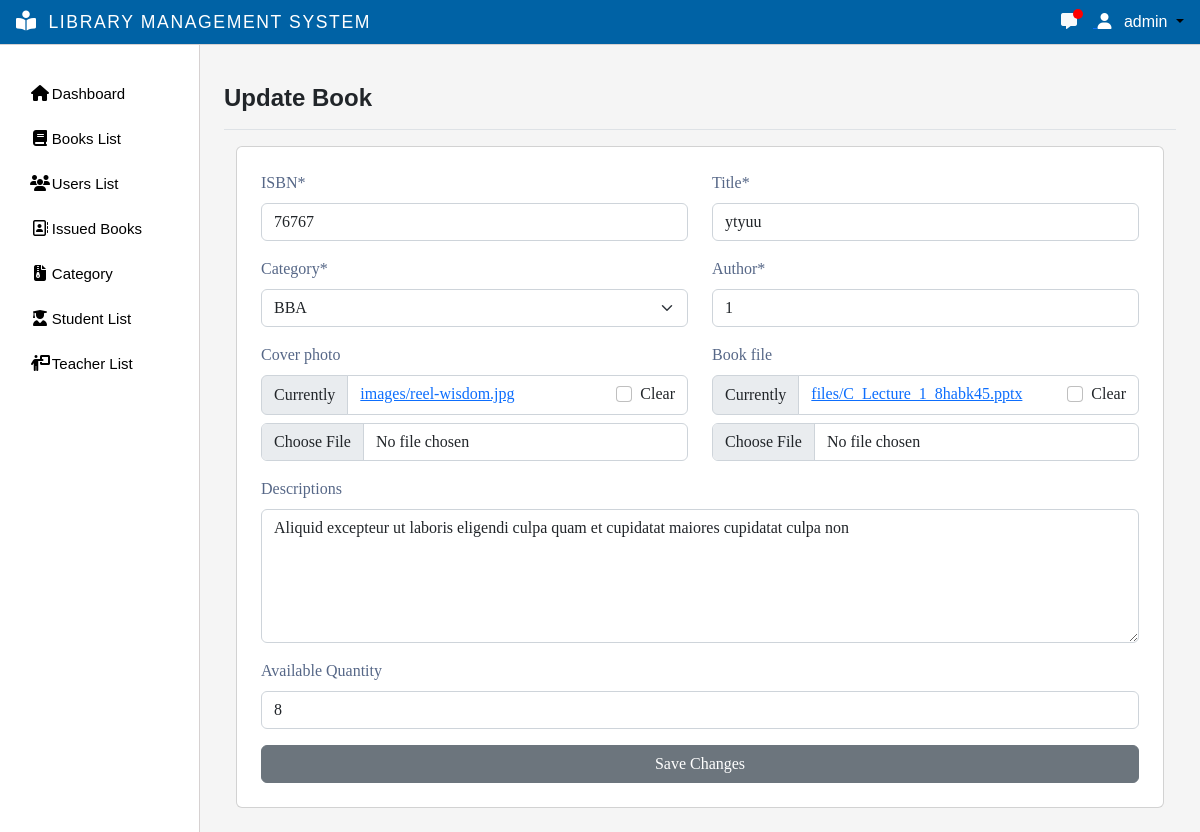
The app's page /update-book/3/ (signed in) with its own data.
### myapp/models.py (models this page shows, shortened)
class CustomUser(AbstractUser):
    email = models.EmailField(max_length=255, unique=True)
    username = models.CharField(max_length=50, unique=True)
    first_name = models.CharField(null=True, blank=True, max_length=100)
    father_name= models.CharField(null=True, blank=True, max_length=100)
    last_name = models.CharField(null=True, blank=True, max_length=100)
    phone_number = models.CharField(max_length=16)
    user_id = models.CharField(max_length=50,null=True,blank=True)
    group = models.ForeignKey(Group, on_delete=models.CASCADE, default=2)
    gender = models.CharField(max_length=1,null=True,blank=True)
    USERNAME_FIELD = 'email'
    EMAIL_FIELD = 'email'
    REQUIRED_FIELDS = []
    objects = CutomUserManager()

class Books(models.Model):
    isbn_number = models.CharField(max_length=20,null=True,blank=True)
    title = models.CharField(max_length=20)
    book_descriptions = models.TextField(max_length=1000, null=True, blank=True)
    category = models.ForeignKey(Category, on_delete=models.CASCADE)
    available_quantity = models.IntegerField(default=0)
    cover_photo = models.ImageField(
        upload_to='images/', null=True, blank=True,  default='images/default.jpg')
    issue_date = models.DateField(auto_now_add=True)
    book_file = models.FileField(upload_to="files/",null=True,blank=True)
    author = models.CharField(max_length=255, null=True)
    class Meta:
        ordering = ['issue_date']

### myapp/decorators.py (the view)
        def wrapper_func(request, *args, **kwargs):
            group = None
            if request.user.group:
                group = request.user.group.name
            if group in allowed_roles:
                return view_func(request, *args, **kwargs)
            else:
                return HttpResponse('Your are not authorized to view this page!')

### myapp/forms.py
class BookForm(ModelForm):
    isbn_number = forms.CharField(
        label = 'ISBN',min_length = 0, max_length = 10,
        validators=[RegexValidator(r'^[0-9]+$',message="only number is allowed!")],
        widget = forms.TextInput(attrs={'placeholder':'isbn number'})
    )
    title = forms.CharField(
        label = 'Title',min_length = 4, max_length = 20,
        validators=[RegexValidator(message="put the book title here!")],
        widget = forms.TextInput(attrs={'placeholder':'book title'})
    )
    available_quantity = forms.CharField(
        label = 'Available Quantity',min_length = 0, max_length = 100,
        required=False,
        validators=[RegexValidator(message="Only number is allowed!")],
        widget = forms.TextInput(attrs={'type':'number'})
    )
    book_descriptions = forms.CharField(
        label = 'Descriptions',min_length = 0, max_length = 1000,
        required=False,
        validators=[RegexValidator(message="descriptions about book!")],
        widget = forms.Textarea(attrs={'placeholder':'Put some informations about book','rows':5})
    )
    class Meta:
        model = Books
        fields = '__all__'

### myapp/models.py (called while the page is built)
    def __str__(self):
        return self.name

### myapp/views.py (called while the page is built)
@allowed_users(allowed_roles=['admin'])
@login_required(login_url='login-page')
def Update_book(request, id):
    if request.method == 'POST':
        book = Books.objects.get(pk=id)
        form = BookForm(request.POST, request.FILES, instance=book)
        if form.is_valid():
            form.save()
            messages.success(request,'Successfully Updated!')
            return redirect('books-management')
    else:
        book = Books.objects.get(pk=id)
        form = BookForm(instance=book)
    context = {'form': form}
    return render(request, 'update_book.html', context)

### myapp/templates/update_book.html (shortened to what this page needs)
{% extends 'main.html' %}
{% load crispy_forms_tags %}
{% block title %}Update Book{% endblock title %}
{% block content %}
<div class="container">
    <div class="row">
        <div class="col col-12">
            <div class="card">
                <div class="card-body p-4">
                    <form action="" method="POST" enctype="multipart/form-data">
                        <div class="row">
                            <div class="col-md-6 ">{{form.isbn_number  | as_crispy_field}}</div>
                            <div class="col-md-6">{{form.title | as_crispy_field}}</div>
                            <div class="col-md-6">{{form.category | as_crispy_field}}</div>
                            <div class="col-md-6">{{form.author | as_crispy_field}}</div>
                            <div class="col-md-6">{{form.cover_photo | as_crispy_field}}</div>
                            <div class="col-md-6">{{form.book_file | as_crispy_field}}</div>
                            <div class="col-md-12">{{form.book_descriptions | as_crispy_field}} </div>
                            <div class="col-md-12">{{form.available_quantity | as_crispy_field}}</div>
                        </div>
                        <input type="submit" value="Save Changes" class="btn btn-secondary w-100 border-none">
                    </form>
                </div>
            </div>
        </div>
    </div>
</div>
<br>
{% endblock %}

### templates/navbar.html (shortened to what this page needs)
{% load static %}
{% load custom_tags %}
if {% if request.resolver_match.url_name == 'index' %}
<nav class="navbar navbar-expand-lg backgroundcolor fixed-top bg-light">
  <div class="container">
    <a href="{% url 'index' %}"><img src="{% static 'images/en.png' %}" class="w-48" alt=""></a>
    <button class="navbar-toggler" type="button" data-bs-toggle="collapse" data-bs-target="#navbarNav" aria-controls="navbarNav" aria-expanded="false" aria-label="Toggle navigation">
        <span class="navbar-toggler-icon"></span>
      </button>
      <div class="collapse navbar-collapse" id="navbarNav">
        <ul class="navbar-nav ms-auto">
          <li class="nav-item">
            <a class="nav-link fw-bolder " aria-current="page" href="{% url 'index' %}">Home</a>
          </li>
          <li class="nav-item">
            <div class="collapse navbar-collapse show" id="navbarNavDarkDropdown">
              <ul class="navbar-nav">
                <li class="nav-item dropdown ">
                  <a class="nav-link dropdown-toggle fw-bolder" href="{% url 'index' %}" id="navbarDarkDropdownMenuLink" role="button" data-bs-toggle="dropdown" aria-expanded="false">
                    Categories
                  </a>
                  <ul class="dropdown-menu dropdown-menu-light" aria-labelledby="navbarDarkDropdownMenuLink">
                    <li class="nav-item">
                      {% get_categories %}
                      <!-- {% for g in get_categories %}
                      {{g}}
                      {% endfor %} -->
                    </li>
                  </ul>
                </li>
              </ul>
            </div>
          </li>
          <li class="nav-item">
            <div class="collapse navbar-collapse show" id="navbarNavDarkDropdown">
              <ul class="navbar-nav">
                <li class="nav-item dropdown ">
                  <a class="nav-link dropdown-toggle fw-bolder" href="{% url 'index' %}" id="navbarDarkDropdownMenuLink" role="button" data-bs-toggle="dropdown" aria-expanded="false">
                    Links
                  </a>
                  <ul class="dropdown-menu dropdown-menu-light" aria-labelledby="navbarDarkDropdownMenuLink">
                    <li class="nav-item">
                      <a href="https://sppl.org" class="dropdown-item">Saint Paul Public Library</a>
                      <a href="https://cphlibrary.org/" class="dropdown-item">Clifton Park Halfmoon Library</a>
                      <a href="https://aadl.org/" class="dropdown-item">Ann Arbor District Library</a>
                      <a href="https://www.nypl.org/" class="dropdown-item">New York Public Library</a>
                      <a href="https://www.brooklinelibrary.org/" class="dropdown-item">Brookline Public Library</a>
                    </li>
                  </ul>
                </li>
              </ul>
            </div>
          </li>
          <li class="nav-item">
            <a class="nav-link fw-bolder" href="{% url 'contact-us' %}">Contact us</a>
          </li>
        </ul>
      </div>
    </div>
  </nav>
  {% else %}
<nav class="navbar navbar-expand-lg backgroundcolor fixed-top px-3 py-1 justify-content-between">
  <a class="navbar-brand" href="{% url 'admin-page' %}">
    <i class="fa-solid fa-book-open-reader navbar-icon "></i>
    <span class="ms-2 text-white">LIBRARY MANAGEMENT SYSTEM</span>
  </a>
  <div class="dropdown">
    {% if request.user.username %}
      {% if request.user.is_staff %}
      <a href="{% url 'message' %}">
          <i class="fa-solid fa-message me-3 text-light"></i>
          <span class="message-count"></span>
        </a>
      {% endif %}
        <a class="dropdown-toggle user-menu-item" data-bs-toggle="dropdown" aria-expanded="false">
          <i class="fa-solid fa-user me-2 text-white"></i>
            <span class="text-white">{{request.user.username}}</span>
        </a>
    {% endif %}
  </div>
</nav>
  {% endif %}

### static/css/main.css (style rules this page uses)
body { color: #566787; background: #f5f5f5; font-family: 'Varela Round', sans-serif; }
.text-white { color:#fff !important; }
body { overflow-y:scroll; }
.navbar-icon { margin-top: -9px !important; font-size: 20px !important; }

### static/css/style.css (style rules this page uses)
* { margin: 0; padding: 0; box-sizing: border-box; }
:root { --offconvas-width: 270px; --topNavbarHeight: 56px; }
.navbar-icon { color: white; }
.backgroundcolor { background-color: rgba(0,98, 165, 1); border-bottom:1px solid #d6d1d1; }
@media screen and (min-width: 1200px) { .ms-2 { font-size: 1.1rem !important; letter-spacing: 0.1rem; } }
@media (min-width : 920px) { .navbar-brand { font-size: 0.9rem !important; } }
@media (min-width : 390px) { .navbar-brand { font-size: 1rem !important ; } }
.user-menu-item { color:#000000; text-decoration:none; cursor: pointer; }
.card { font-family:auto; }
.message-count { position: absolute; left: 12px; top: -1px; width: 10px; height: 10px; border-radius: 50%; background-color: red; }

### records on screen
CustomUser: user.username "admin"
Books: isbn_number "76767", title "ytyuu", category "BBA", author "1", book_descriptions "Aliquid excepteur ut laboris eligendi culpa quam et cupidatat maiores cupidatat culpa non", available_quantity "8"
